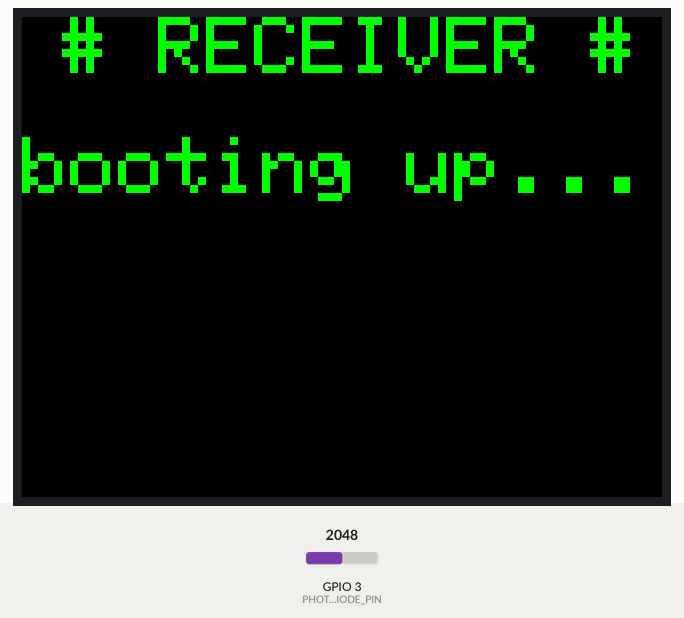
The sketch below on a simulated ESP32-S3. Parts: 320×240 colour display. Inputs (shaded band) come from the test bench; at power-on: GPIO 3 (PHOTODIODE_PIN) = 2048. What the sketch prints to the serial monitor is not drawn.

Above: at 1.4 s.
1.5 s: GPIO 3 (PHOTODIODE_PIN) set to 3972
4.5 s: GPIO 3 (PHOTODIODE_PIN) set to 4049
At 7.4 s:
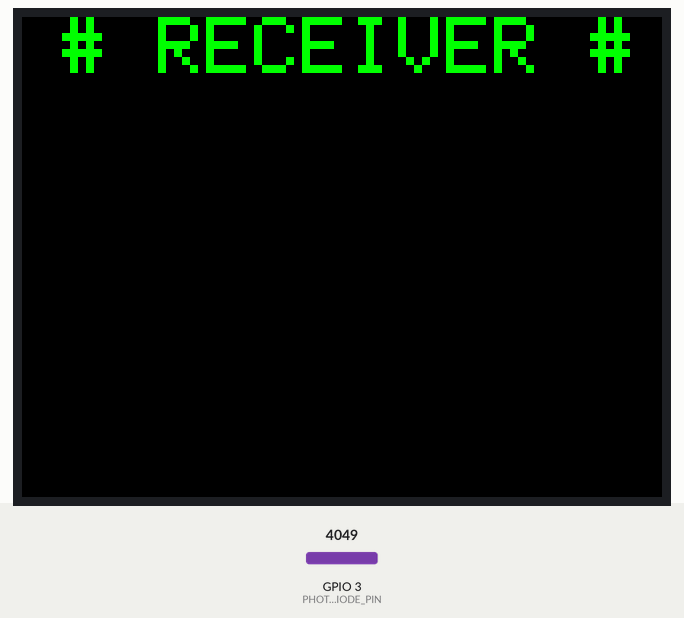
7.5 s: GPIO 3 (PHOTODIODE_PIN) set to 3960
At 10.3 s:
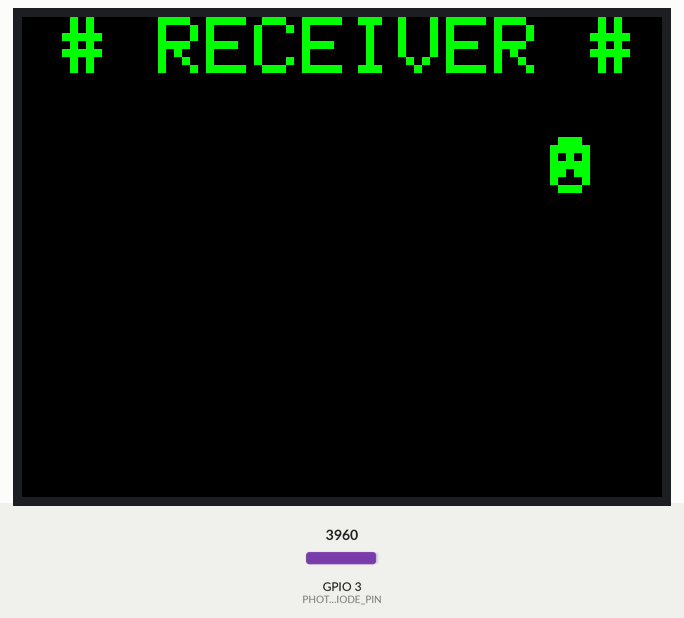
10.5 s: GPIO 3 (PHOTODIODE_PIN) set to 4040
At 14.1 s:
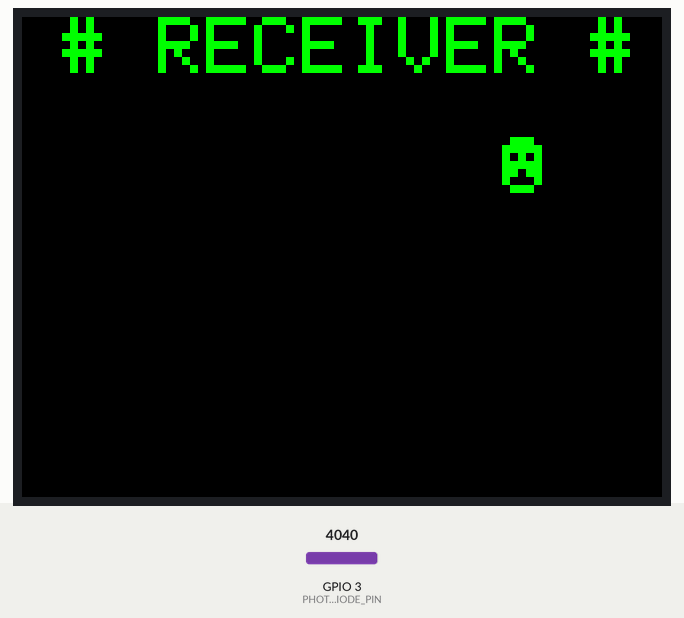
Timing chart, 0 to 15.6 s (numbered marks = the images above; inputs shaded):
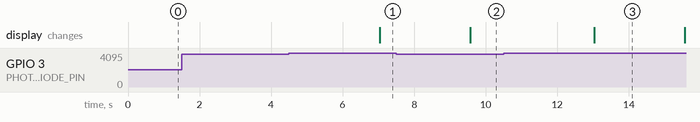

The sketch:

sketch_esp32s3_photo_diode_receiver.ino
```cpp
#include <TFT_eSPI.h>
#include <SPI.h>

TFT_eSPI tft = TFT_eSPI();

#define BUFFER_SIZE 12
char lastChars[BUFFER_SIZE];  // Circular buffer
int indexG = 0;

// Photodiode Receiver (ESP32-S3)
const int PHOTODIODE_PIN = 3;
const int threshold = 4000; // Adjust based on ambient light
const int bitDelay = 250000;  // Microseconds (must match transmitter)
char zero = 0;


void setup() {
  Serial.begin(115200);
  Serial.println("starting");

  tft.init();
  tft.setRotation(1);  // 0–3; try different values if display is upside down
  tft.fillScreen(TFT_BLACK);
  tft.setTextSize(4);
  tft.setTextColor(TFT_GREEN, TFT_BLACK);

  tft.setCursor(20, 0);
  tft.println("# RECEIVER #");

  tft.setCursor(0, 60);
  tft.println("booting up...");

  for (int i = 0; i < BUFFER_SIZE; i++) {
    lastChars[i] = ' ';
  }


}

bool readBit() {
  int value = analogRead(PHOTODIODE_PIN);
  return value > threshold;
}

char readByte() {
  while (!readBit()); // Wait for start bit (HIGH)
  delayMicroseconds(bitDelay);

  char c = 0;
  for (int i = 0; i < 8; i++) {
    bool bit = readBit();
    c |= (bit << i);
    delayMicroseconds(bitDelay);
  }

  // Wait for stop bit
  delayMicroseconds(bitDelay);

  return c;
}

void loop() {
  char received = readByte();

  if(received != zero){
    //Serial.println(received);

    lastChars[indexG] = received;
    indexG = (indexG + 1) % BUFFER_SIZE;

    // Print full buffer
    tft.fillRect(0, 60, 320, 60, TFT_BLACK);
    //tft.fillScreen(TFT_BLACK);
    tft.setCursor(0, 60);

    Serial.print("Last 10 chars: ");
    for (int i = 0; i < BUFFER_SIZE; i++) {
      int idx = (indexG + i) % BUFFER_SIZE;
      Serial.print(lastChars[idx]);
      tft.print(lastChars[idx]);
    }
    Serial.println();
  }

  // int r_int = received;
  // if( r_int > 0){
  //   Serial.println(received);
  // }

  // int value = analogRead(PHOTODIODE_PIN);
  // Serial.println(value);

  // delay(50);

}
```

Measured:
- the behaviour switches between 4000 and 4001 on GPIO 3 (PHOTODIODE_PIN) (found by bisection; images 0 and 1)
- after the input at 1.5 s, every drawn part: stays the same
- after the input at 4.5 s, the display: changes after 2.5 s (image 1)
- after the input at 7.5 s, the display: changes after 2.1 s (image 2)
- after the input at 10.5 s, the display: changes after 2.5 s (image 3)
